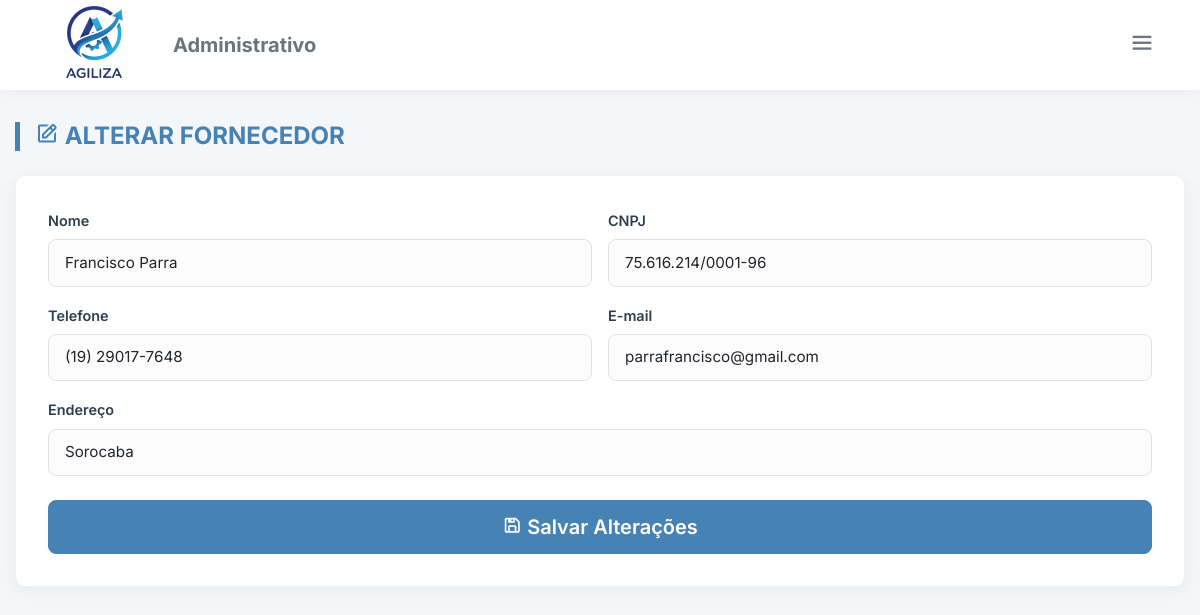
Screenshot of /alt_fornecedor.php?al=2 (signed in) with the database file from the repository.
### tables this page shows
CREATE TABLE IF NOT EXISTS `fornecedor` (
  `id_fornecedor` int NOT NULL AUTO_INCREMENT,
  `nome_fornecedor` varchar(120) NOT NULL,
  `cnpj` varchar(255) NOT NULL,
  `telefone` varchar(20) DEFAULT NULL,
  `email` varchar(120) DEFAULT NULL,
  `endereco` varchar(200) DEFAULT NULL,
  PRIMARY KEY (`id_fornecedor`)
);

### alt_fornecedor.php (the view, shortened to what this page needs)
<?php
require_once "conexao.php";
$dados = [];
if (isset($_GET["al"])) {
  $id = (int) $_GET["al"];
  $stmt = $conn->prepare("SELECT * FROM fornecedor WHERE id_fornecedor = :id");
  $stmt->bindValue(':id', $id);
  $stmt->execute();
  $dados = $stmt->fetch(PDO::FETCH_ASSOC);
}
?>
<!DOCTYPE html>
<html lang="pt-br">
<head>
  <link href="https://cdn.jsdelivr.net/npm/bootstrap@5.3.6/dist/css/bootstrap.min.css" rel="stylesheet">
  <link href="https://unpkg.com/boxicons@2.1.4/css/boxicons.min.css" rel="stylesheet">
  <link href="styles/style_cad.css" rel="stylesheet">
</head>
<body>
  <div class="top-bar">
    <div class="d-flex align-items-center gap-3">
      <img src="img/logoagilizasemfundo.png" class="logo" alt="Logo">
      <h5 class="m-0 fw-bold text-secondary d-none d-md-block">Administrativo</h5>
    </div>
    <div class="dropdown">
      <button class="btn btn-outline-secondary border-0" type="button" data-bs-toggle="dropdown"><i
          class='bx bx-menu fs-3'></i></button>
    </div>
  </div>
  <div class="main-container">
    <h2 class="page-title"><i class='bx bx-edit'></i> Alterar Fornecedor</h2>
    <div class="form-card">
      <form method="POST">
        <div class="row g-3">
          <div class="col-md-6">
            <label class="form-label">Nome</label>
            <input type="text" class="form-control" name="nome_fornecedor"
              value="<?= htmlspecialchars($dados['nome_fornecedor']) ?>" required>
          </div>
          <div class="col-md-6">
            <label class="form-label">CNPJ</label>
            <input type="text" class="form-control" id="cnpj" name="cnpj"
              value="<?= htmlspecialchars($dados['cnpj']) ?>">
          </div>
          <div class="col-md-6">
            <label class="form-label">Telefone</label>
            <input type="tel" class="form-control" id="telefone" name="telefone"
              value="<?= htmlspecialchars($dados['telefone']) ?>">
          </div>
          <div class="col-md-6">
            <label class="form-label">E-mail</label>
            <input type="email" class="form-control" name="email" value="<?= htmlspecialchars($dados['email']) ?>">
          </div>
          <div class="col-12">
            <label class="form-label">Endereço</label>
            <input type="text" class="form-control" name="endereco" value="<?= htmlspecialchars($dados['endereco']) ?>">
          </div>
          <div class="col-12 mt-4">
            <button type="submit" name="alterar" class="btn btn-primary w-100 btn-lg"><i class='bx bx-save'></i> Salvar
              Alterações</button>
          </div>
        </div>
      </form>
    </div>
  </div>
</body>
</html>

### styles/style_cad.css (style rules this page uses)
:root { --primary-color: #4682B4; --primary-hover: #3a6ea5; --bg-light: #f4f6f9; --card-bg: #ffffff; --text-dark: #2c3e50; --text-muted: #6c757d; --radius: 10px; --shadow: 0 4px 15px rgba(0, 0, 0, 0.05); }
body { background-color: var(--bg-light); font-family: 'Inter', sans-serif; color: var(--text-dark); min-height: 100vh; display: flex; flex-direction: column; }
.top-bar { background-color: var(--card-bg); padding: 0.8rem 2rem; display: flex; align-items: center; justify-content: space-between; box-shadow: 0 2px 10px rgba(0, 0, 0, 0.05); margin-bottom: 2rem; z-index: 100; height: 90px; }
.top-bar .logo { height: 125px; width: auto; object-fit: contain; }
.main-container { max-width: 1200px; margin: 0 auto; padding: 0 15px 40px 15px; width: 100%; flex: 1; }
.page-title { font-weight: 700; color: var(--primary-color); margin-bottom: 1.5rem; text-transform: uppercase; font-size: 1.5rem; border-left: 5px solid var(--primary-color); padding-left: 15px; }
.form-card { background: var(--card-bg); border-radius: var(--radius); box-shadow: var(--shadow); padding: 2rem; margin-bottom: 3rem; border: 1px solid #eef2f7; }
.form-label { font-weight: 600; font-size: 0.9rem; color: var(--text-dark); }
.form-control, .form-select { border-radius: 8px; padding: 0.7rem 1rem; border: 1px solid #dee2e6; background-color: #fcfcfc; font-size: 0.95rem; }
.btn-primary { background-color: var(--primary-color); border-color: var(--primary-color); padding: 0.7rem 1.5rem; font-weight: 600; border-radius: 8px; transition: all 0.3s; }

### rows the page displays
fornecedor: nome_fornecedor "Francisco Parra", cnpj "75.616.214/0001-96", telefone "(19) 29017-7648", email "parrafrancisco@gmail.com", endereco "Sorocaba"
